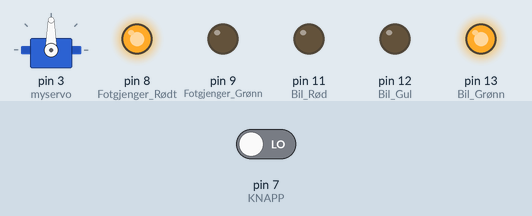
This sketch was run on a simulated Arduino Uno, built with avr-gcc and run on an emulated ATmega328P. Shown: servo, output pins drawn as LEDs (lit = HIGH). Inputs (shaded band) come from the test bench; at power-on: pin 7 (KNAPP) LOW.

Above: at 1.2 s.
1.3 s: pin 7 (KNAPP) driven HIGH
At 3.7 s:
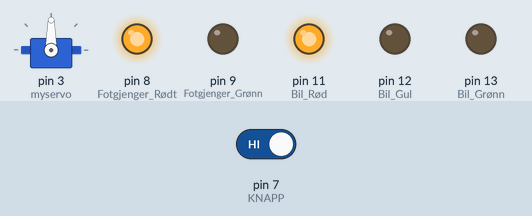
At 6.4 s:
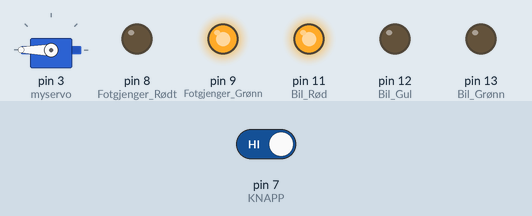
Timing chart, 0 to 12.8 s (numbered marks = the images above; inputs shaded):
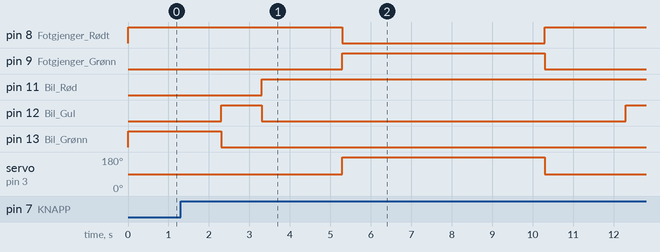

The sketch:

trafficlight.ino
```cpp
#include <Servo.h>

Servo myservo;  // create servo object to control a servo
// twelve servo objects can be created on most boards

int pos = 0;    // variable to store the servo position

void setup() {
  // put your setup code here, to run once:
  pinMode(13, OUTPUT); // Bil Grønn
  pinMode(12, OUTPUT); // Bil Gul
  pinMode(11, OUTPUT); // Bil Rød

  pinMode(9, OUTPUT); // Fotgjenger Grønn
  pinMode(8, OUTPUT);// Fotgjenger Rødt
  pinMode(7, INPUT); // KNAPP

   myservo.attach(3);  // attaches the servo on pin 9 to the servo object


}


void loop() {
  // put your main code here, to run repeatedly:
  myservo.write(90);
  digitalWrite(13, HIGH);
  digitalWrite(12, LOW);
  digitalWrite(11, LOW);
  digitalWrite(9, LOW);
  digitalWrite(8, HIGH);
  if (digitalRead(7) == HIGH){
      delay(1000);
      digitalWrite(13, LOW);  // GRØNT LYS AV
      digitalWrite(12, HIGH); //GULT LYS PÅ
      delay(1000);
      digitalWrite(11, HIGH); //RØDT LYS PÅ
      digitalWrite(12, LOW);  //GULT LYS AV
      delay(2000);
      digitalWrite(9, HIGH);  //FOTGJENGER GRØNT
      digitalWrite(8, LOW);
      myservo.write(180);
      delay(5000);
      digitalWrite(9, LOW);   // FOTGJENGER RØDT
      digitalWrite(8, HIGH);
      myservo.write(90);
      delay(2000);
      digitalWrite(12, HIGH); // GULT LYS PÅ
      delay(1000);
  }


}
```

Measured:
- after the input at 1.3 s, pin 8 (Fotgjenger_Rødt): HIGH → LOW after 4.0 s, → HIGH 5.0 s later; pin 9 (Fotgjenger_Grønn): LOW → HIGH after 4.0 s, → LOW 5.0 s later; pin 11 (Bil_Rød): LOW → HIGH after 2.0 s; pin 12 (Bil_Gul): LOW → HIGH after 1.0 s, → LOW 1.0 s later, → HIGH 9.0 s later; pin 13 (Bil_Grønn): HIGH → LOW after 1.0 s
